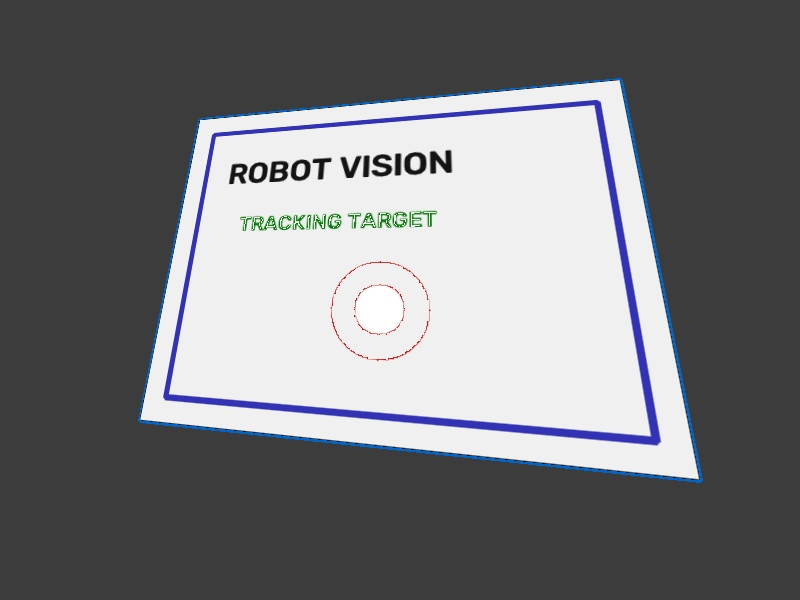
#> input picture images/perspective_sample.jpg, 800 x 600 px
$ python 07_operasi_geometri_dan_transformasi_spasial.py
#> lines starting #> are read from the running program, lines starting #| are printed output that depends on the picture; after the words box and inside, x2 and y2 are one past the last pixel; in counts of white or black regions, pixels touching at a corner belong together
"""
=============================================================================
Modul 07: Operasi Geometri & Transformasi Spasial Citra (OpenCV)
=============================================================================
Deskripsi:
Program ini membahas lengkap manipulasi spasial dan transformasi koordinat citra:
1. Resize (Penskalaan Citra) & Interpolasi:
   - cv2.INTER_AREA (Pengecilan / Shrinking optimal)
   - cv2.INTER_LINEAR & cv2.INTER_CUBIC (Pembesaran / Zooming optimal)
2. Cropping (Pemotongan ROI - Region of Interest):
   - NumPy slicing: img[y_start:y_end, x_start:x_end]
3. Translation (Pergeseran Posisi):
   - Matriks translasi 2x3 [1 0 tx; 0 1 ty] dan cv2.warpAffine
4. Rotation (Rotasi Sudut Bebas):
   - cv2.getRotationMatrix2D & cv2.warpAffine
5. Affine Transformation (Pemetaan 3 Titik):
   - Menjaga garis paralel tetap sejajar saat distorsi miring
6. Perspective Warp / Homography (Bird's Eye View - Pemetaan 4 Titik):
   - cv2.getPerspectiveTransform & cv2.warpPerspective
   - Mengubah sudut pandang miring kamera menjadi tegak lurus dari atas (Top-Down View)

Relevansi Robotik:
- Bird's Eye View (Inverse Perspective Mapping) untuk robot autonomous / mobil otonom melihat marka jalan
- Resizing frame resolusi tinggi kamera menjadi frame ringan agar FPS tinggi di mikrokontroler
- Normalisasi sudut orientasi objek sebelum proses template matching atau OCR

Penulis: Pembelajaran Robotik & Vision
=============================================================================
"""

import os
import cv2
import numpy as np
import matplotlib.pyplot as plt

def main():
    current_dir = os.path.dirname(os.path.abspath(__file__))
    image_path = os.path.join(current_dir, "images", "perspective_sample.jpg")

    # 1. Membaca citra input
    img_bgr = cv2.imread(image_path)
#> img_bgr is the input picture: shape (600, 800, 3); mean B, G, R 122.1, 119.1, 118.3
    if img_bgr is None:
        print("[ERROR] File 'perspective_sample.jpg' tidak ditemukan!")
        return

    img_rgb = cv2.cvtColor(img_bgr, cv2.COLOR_BGR2RGB)
    h, w, _ = img_rgb.shape
#> h = 600; w = 800
    print(f"[INFO] Resolusi citra asli: Lebar={w} px, Tinggi={h} px")
#| [INFO] Resolusi citra asli: Lebar=800 px, Tinggi=600 px

    # =========================================================================
    # BAGIAN 1: RESIZING (PENSKALAAN DENGAN METODE INTERPOLASI)
    # =========================================================================
    # A. Pengecilan (Downscaling): Gunakan INTER_AREA untuk menghindari moiré artifact
    img_small = cv2.resize(img_rgb, (w // 2, h // 2), interpolation=cv2.INTER_AREA)
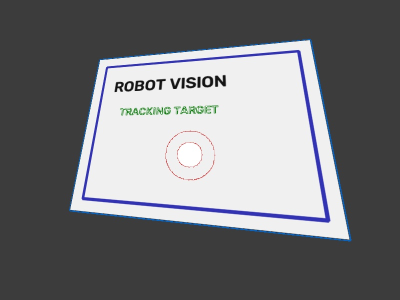
#> img_small: shape (300, 400, 3); mean R, G, B 118.3, 119.2, 122.1

    # B. Pembesaran (Upscaling): Gunakan INTER_CUBIC untuk detail lebih tajam
    # Contoh kita resize target ke ukuran spesifik (400, 300)
    img_resized = cv2.resize(img_rgb, (400, 300), interpolation=cv2.INTER_CUBIC)

    # =========================================================================
    # BAGIAN 2: CROPPING (REGION OF INTEREST - ROI)
    # =========================================================================
    # Di Python/NumPy, cropping dilakukan dengan slicing array: img[y1:y2, x1:x2]
    # Mengambil area dokumen tengah
    roi_crop = img_rgb[80:500, 150:720]
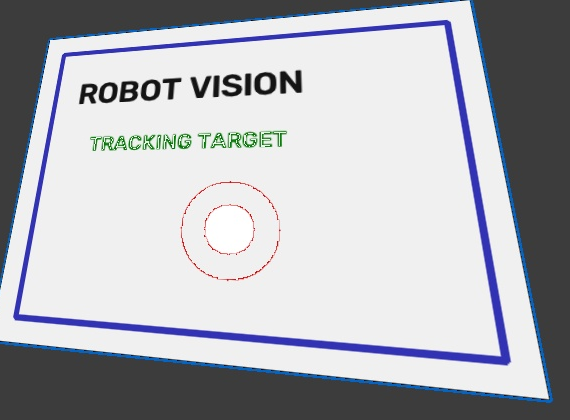
#> roi_crop: shape (420, 570, 3); mean R, G, B 176.7, 178.4, 184.2

    # =========================================================================
    # BAGIAN 3: TRANSLASI (PERGESERAN KOORDINAT)
    # =========================================================================
    # Geser ke kanan (tx) sebesar 80 px, dan geser ke bawah (ty) sebesar 50 px
    tx, ty = 80, 50
    M_translation = np.float32([
        [1, 0, tx],
        [0, 1, ty]
    ])
    img_translated = cv2.warpAffine(img_rgb, M_translation, (w, h), borderValue=(50, 50, 50))
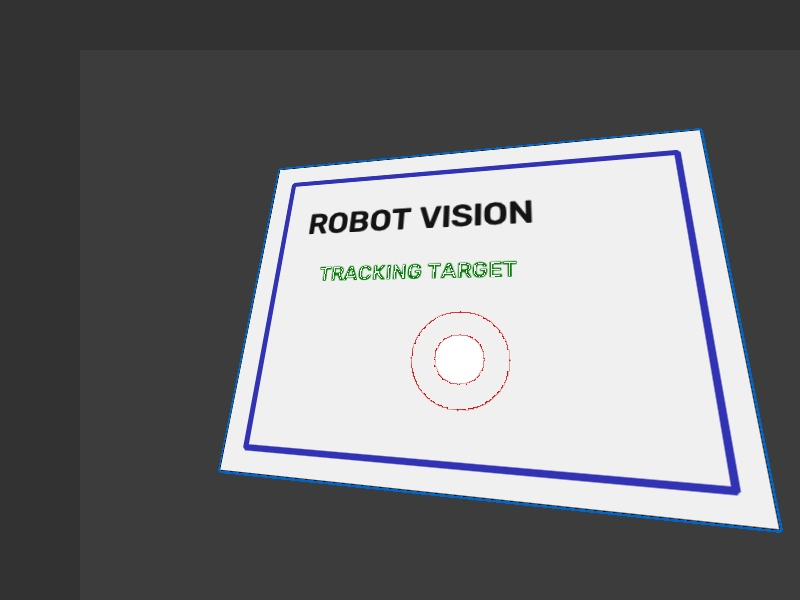
#> img_translated: shape (600, 800, 3); mean R, G, B 116.5, 117.4, 120.3

    # =========================================================================
    # BAGIAN 4: ROTASI DENGAN SUDUT BEBAS (ROTATION AROUND CENTER)
    # =========================================================================
    center = (w // 2, h // 2)
#> center = (400, 300)
    angle_deg = 30 # Putar 30 derajat berlawanan jarum jam
    scale = 0.85   # Perkecil sedikit agar tidak terpotong tepi layar
    M_rotate = cv2.getRotationMatrix2D(center, angle_deg, scale)
    img_rotated = cv2.warpAffine(img_rgb, M_rotate, (w, h), borderValue=(50, 50, 50))
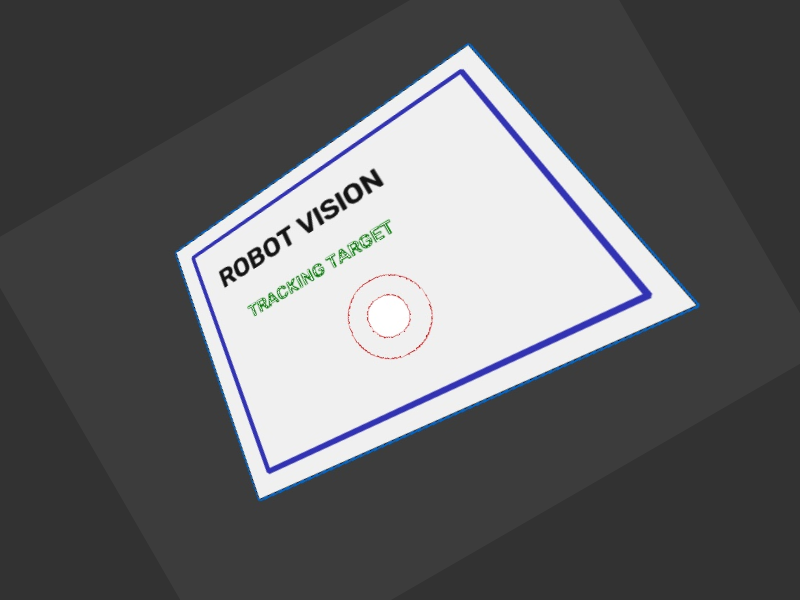
#> img_rotated: shape (600, 800, 3); mean R, G, B 98.9, 99.5, 101.7

    # =========================================================================
    # BAGIAN 5: PERSPECTIVE WARP / BIRD'S EYE VIEW (PENTING UNTUK ROBOTIK)
    # =========================================================================
    # Menemukan 4 titik sudut dokumen miring pada citra (Top-Left, Top-Right, Bottom-Right, Bottom-Left)
    pts_src = np.float32([
        [200, 120],  # Titik 1: Kiri Atas
        [620, 80],   # Titik 2: Kanan Atas
        [700, 480],  # Titik 3: Kanan Bawah
        [140, 420]   # Titik 4: Kiri Bawah
    ])

    # Tentukan dimensi hasil pelurusan target (lebar=400, tinggi=300)
    target_w, target_h = 400, 300
    pts_dst = np.float32([
        [0, 0],
        [target_w, 0],
        [target_w, target_h],
        [0, target_h]
    ])

    # Hitung matriks transformasi perspektif 3x3
    M_perspective = cv2.getPerspectiveTransform(pts_src, pts_dst)

    # Terapkan transformasi perspektif untuk meratakan pandangan
    img_birds_eye = cv2.warpPerspective(img_rgb, M_perspective, (target_w, target_h))
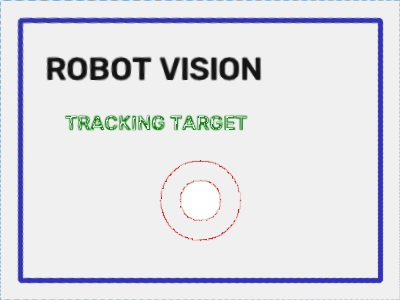
#> img_birds_eye: shape (300, 400, 3); mean R, G, B 223.2, 224, 229.8

    # Beri penanda visual pada 4 titik sudut di gambar panduan
    img_points_guide = img_rgb.copy()
    for idx, (px, py) in enumerate(pts_src):
        cv2.circle(img_points_guide, (int(px), int(py)), 8, (255, 0, 0), -1)
        cv2.putText(img_points_guide, f"P{idx+1}", (int(px) - 15, int(py) - 15),
                    cv2.FONT_HERSHEY_SIMPLEX, 0.7, (0, 255, 255), 2)
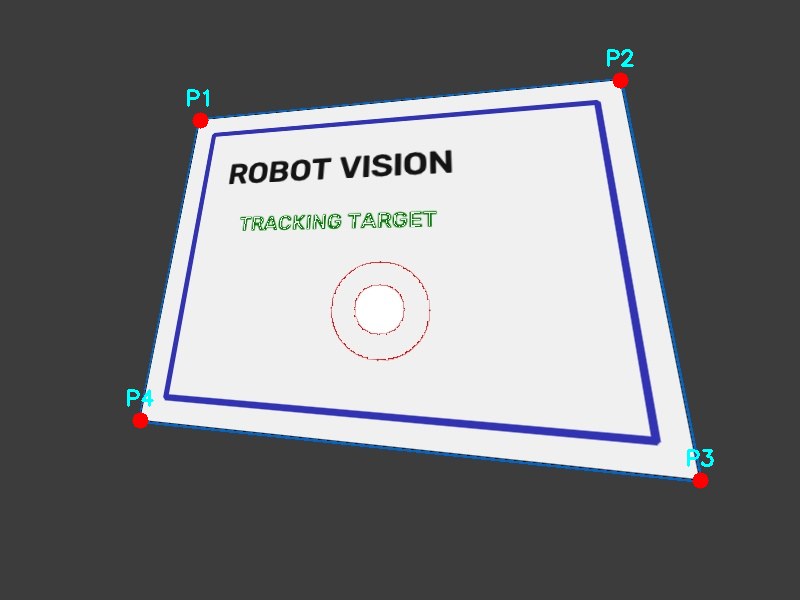
#> img_points_guide: shape (600, 800, 3); mean R, G, B 118.4, 119.2, 122.1
    # Gambar garis batas poligon 4 titik
    cv2.polylines(img_points_guide, [np.int32(pts_src)], True, (0, 255, 255), 2)
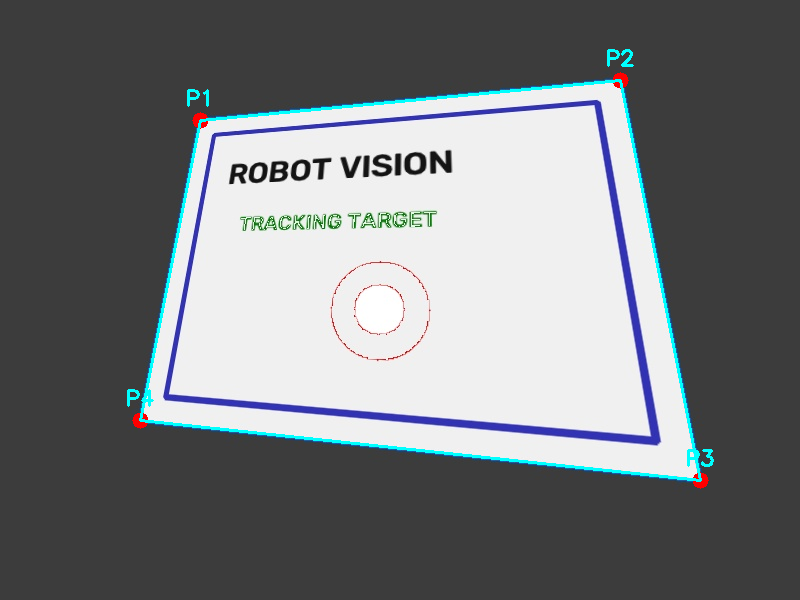
#> img_points_guide: shape (600, 800, 3); 1.04% of pixels changed, all inside (x1, y1, x2, y2) = (139, 79, 702, 482)

    # =========================================================================
    # VISUALISASI HASIL DENGAN MATPLOTLIB
    # =========================================================================
    fig, axes = plt.subplots(2, 3, figsize=(16, 10))
    fig.suptitle("Modul 07: Operasi Geometri & Transformasi Spasial Citra (OpenCV)", fontsize=16)

    # 1. Citra Asli + 4 Titik Sumber Perspektif
    axes[0, 0].imshow(img_points_guide)
    axes[0, 0].set_title("1. Citra Input & 4 Sudut Perspektif (P1-P4)")
    axes[0, 0].axis("off")

    # 2. Hasil Bird's Eye View (Perspective Warp)
    axes[0, 1].imshow(img_birds_eye)
    axes[0, 1].set_title("2. Perspective Warp (Top-Down / Bird's Eye View)\n(Dokumen diluruskan secara otomatis)")
    axes[0, 1].axis("off")

    # 3. Hasil Cropping ROI
    axes[0, 2].imshow(roi_crop)
    axes[0, 2].set_title("3. Cropping ROI (Region of Interest)\n(Slicing NumPy array [y1:y2, x1:x2])")
    axes[0, 2].axis("off")

    # 4. Hasil Rotasi Sudut Bebas
    axes[1, 0].imshow(img_rotated)
    axes[1, 0].set_title("4. Rotasi Bebas (Angle: 30°, Scale: 0.85)")
    axes[1, 0].axis("off")

    # 5. Hasil Translasi (Pergeseran)
    axes[1, 1].imshow(img_translated)
    axes[1, 1].set_title("5. Translasi Citra (dx: +80px, dy: +50px)")
    axes[1, 1].axis("off")

    # 6. Hasil Resizing
    axes[1, 2].imshow(img_resized)
    axes[1, 2].set_title(f"6. Resized Interpolation (400x300)\n(Asli: {w}x{h} -> Diubah ke ukuran tetap)")
    axes[1, 2].axis("off")

    plt.tight_layout()
    output_path = os.path.join(current_dir, "images", "hasil_transformasi_geometri.png")
    plt.savefig(output_path)
    print(f"[INFO] Visualisasi perbandingan geometri disimpan ke: {output_path}")

    print("\n[PETUNJUK] Tutup jendela matplotlib yang muncul untuk menyelesaikan program.")
    plt.show()

if __name__ == "__main__":
    main()

$ run again, with images/circles_sample.jpg copied over images/perspective_sample.jpg
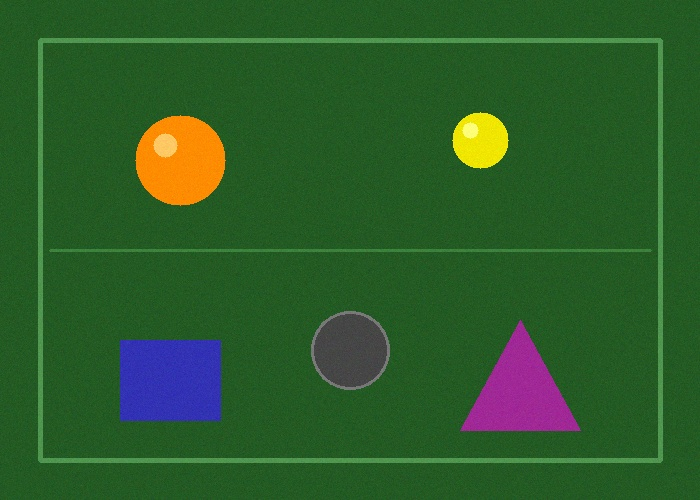
#> input picture images/circles_sample.jpg, 700 x 500 px
#> in main, img_bgr is the input picture: shape (500, 700, 3); mean B, G, R 41.9, 92, 45.2
#| [INFO] Resolusi citra asli: Lebar=700 px, Tinggi=500 px
#> after the loop in main, `for idx, (px, py) in enumerate(pts_src):`:
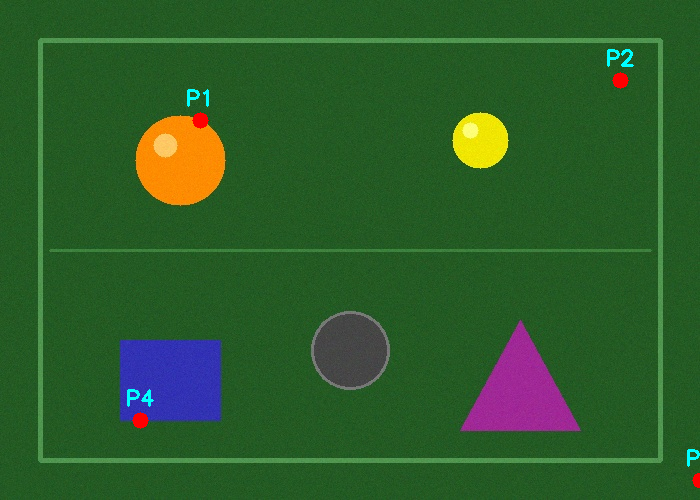
#> img_points_guide: shape (500, 700, 3); mean R, G, B 45.5, 92.2, 42.1
#> in main, `cv2.polylines(img_points_guide, [np.int32(pts_src)], True, (0, 255, 25..`:
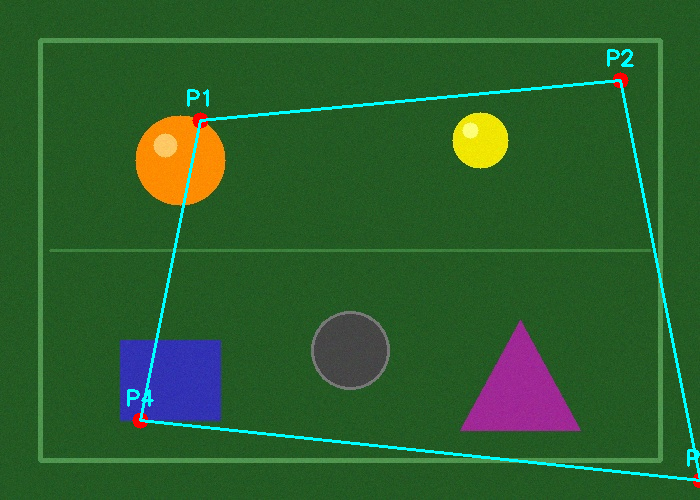
#> img_points_guide: shape (500, 700, 3); 1.42% of pixels changed, all inside (x1, y1, x2, y2) = (139, 79, 700, 482)
